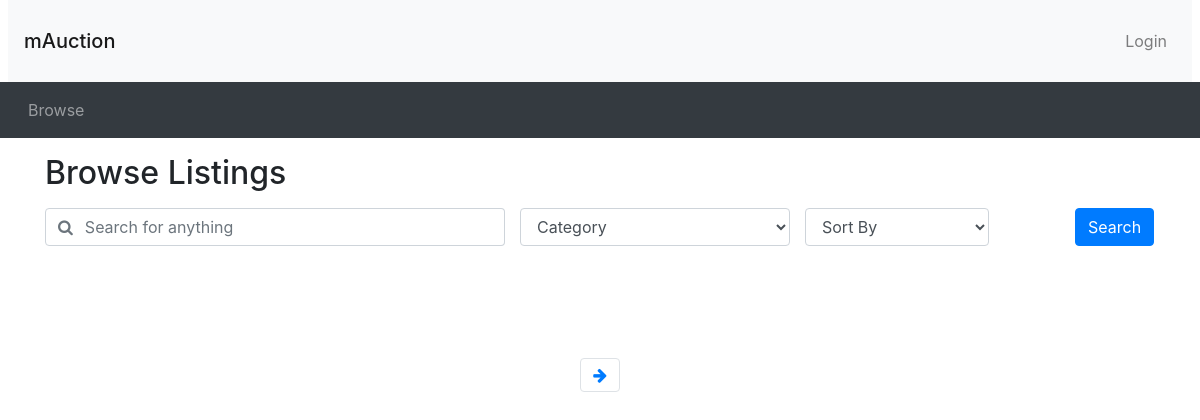
Before: /browse.php with the older database file.
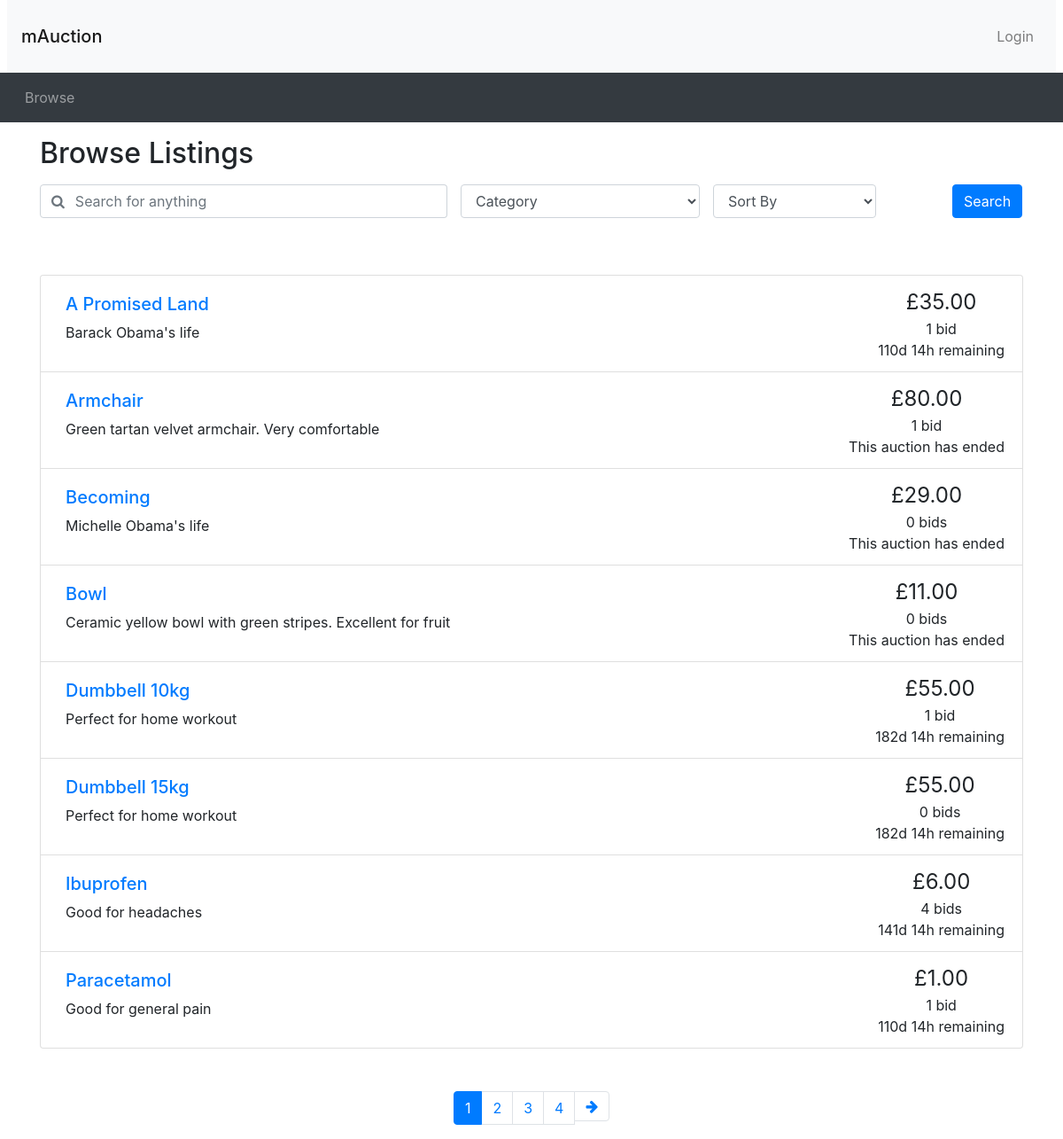
After: the same page with the newer database file.
### tables this page shows
CREATE TABLE Auction (
saleItemID INT NOT NULL AUTO_INCREMENT,
itemName VARCHAR(200) NOT NULL,
userName VARCHAR(45) NOT NULL, 
category VARCHAR(100) NOT NULL,
startPrice DECIMAL NOT NULL,
description VARCHAR(300) NOT NULL, 
reservePrice DECIMAL NULL, 
endDate DATETIME NOT NULL, 
delivery VARCHAR(20) NOT NULL, 
itemCondition VARCHAR(30) NOT NULL, 
PRIMARY KEY (saleItemID));

### utilities.php (the view)
<?php
function display_time_remaining($interval)
{
  if ($interval->days == 0 && $interval->h == 0) {
    $time_remaining = $interval->format('%im %Ss');
  } else if ($interval->days == 0) {
    $time_remaining = $interval->format('%hh %im');
  } else {
    $time_remaining = $interval->format('%ad %hh');
  }
  return $time_remaining;
}
function print_listing_li($item_id, $title, $desc, $price, $num_bids, $endDate)
{
  if (strlen($desc) > 250) {
    $desc_shortened = substr($desc, 0, 250) . '...';
  } else {
    $desc_shortened = $desc;
  }
  if ($num_bids == 1) {
    $bid = ' bid';
  } else {
    $bid = ' bids';
  }
  $end_time = new DateTime($endDate);
  $now = new DateTime("now");
  if ($now > $end_time) {
    $time_remaining = 'This auction has ended';
  } else {
    $time_to_end = date_diff($now, $end_time);
    $time_remaining = display_time_remaining($time_to_end) . ' remaining';
  }
  echo ('
    <li class="list-group-item d-flex justify-content-between">
    <div class="p-2 mr-5"><h5><a href="listing.php?item_id=' . $item_id . '">' . $title . '</a></h5>' . $desc_shortened . '</div>
    <div class="text-center text-nowrap"><span style="font-size: 1.5em">£' . number_format($price, 2) . '</span><br/>' . $num_bids . $bid . '<br/>' . $time_remaining . '</div>
  </li>');
}
?>

### header.php (shortened to what this page needs)
<!doctype html>
<html lang="en">
<head>
  <link rel="stylesheet" href="css/bootstrap.min.css">
  <link rel="stylesheet" href="https://cdnjs.cloudflare.com/ajax/libs/font-awesome/4.7.0/css/font-awesome.min.css">
  <link rel="stylesheet" href="css/custom.css">
</head>
<body>
<nav class="navbar navbar-expand-lg navbar-light bg-light mx-2">
  <h3 class="my-3"><a class="navbar-brand" href="browse.php">mAuction</a></h3>
  <ul class="navbar-nav ml-auto">
    <li class="nav-item">
<?php
if (isset($_SESSION['logged_in']) && $_SESSION['logged_in'] == true) {
    echo '<a class="nav-link" href="logout.php">Logout</a>';
}
else {
  echo '<button type="button" class="btn nav-link" data-toggle="modal" data-target="#loginModal">Login</button>';
}
?>
    </li>
  </ul>
</nav>
<nav class="navbar navbar-expand-lg navbar-dark bg-dark">
  <ul class="navbar-nav align-middle">
	<li class="nav-item mx-1">
      <a class="nav-link" href="browse.php">Browse</a>
    </li>
  </ul>
</nav>

### browse.php (shortened to what this page needs)
<?php include 'connection.php'; ?>
<?php include ("header.php") ?>
<?php require("utilities.php") ?>
<div class="container">
  <h2 class="my-3">Browse Listings</h2>
  <div id="searchSpecs">
    <form method="get">
      <div class="row">
        <div class="col-md-5 pr-0">
          <div class="form-group">
            <div class="input-group">
              <div class="input-group-prepend">
                <span class="input-group-text bg-transparent pr-0 text-muted">
                  <i class="fa fa-search"></i>
                </span>
              </div>
              <input type="text" class="form-control border-left-0" id="keyword" name="keyword" placeholder="Search for anything">
            </div>
          </div>
        </div>
        <div class="col-md-3 pr-0">
          <div class="form-group">
            <select class="form-control" id="cat" name="cat">
              <option selected value="none">Category</option>
            </select>
          </div>
        </div>
        <div class="col-md-3 pr-0">
          <div class="form-inline">
            <select class="form-control" id="order_by" name="order_by">
              <option selected value="none">Sort By</option>
            </select>
          </div>
        </div>
        <div class="col-md-1 px-0">
          <button type="submit" name="search" class="btn btn-primary">Search</button>
        </div>
      </div>
    </form>
  </div>
</div>
<div class="container mt-5">
  <ul class="list-group">
    <?php
    if (!isset($_GET['search'])) {
      $query = "SELECT Auction.saleItemID, Auction.startPrice, Auction.itemName, Auction.description, Auction.endDate, MAX(bidAmount) as maxBid, COUNT(bidID) as countBid FROM Auction LEFT JOIN Bid ON Auction.saleItemID = Bid.saleItemID GROUP BY Auction.saleItemID ORDER BY itemName ASC";
      $result = mysqli_query($connection, $query) or die('Error making select users query' . mysqli_error());
      $queryres = mysqli_num_rows($result);
      while ($row = mysqli_fetch_assoc($result)) {
        $item_id = $row['saleItemID'];
        $title = $row['itemName'];
        $description = $row['description'];
        $end_date = $row['endDate'];
        if ($row['maxBid'] == null) {
          $current_price = $row['startPrice'];
          $num_bids = 0;
        } else {
          $current_price = $row['maxBid'];
          $num_bids = $row['countBid'];
        }
        print_listing_li($item_id, $title, $description, $current_price, $num_bids, $end_date);
      }
    }
    if (!isset($_GET['page'])) {
      $curr_page = 1;
    } else {
      $curr_page = $_GET['page'];
    }
    $num_results = $queryres;
    $results_per_page = 2;
    $max_page = ceil($num_results / $results_per_page);
    ?>
  </ul>
  <nav aria-label="Search results pages" class="mt-5">
    <ul class="pagination justify-content-center">
      <?php
      $querystring = "";
      $high_page_boost = max(3 - $curr_page, 0);
      $low_page_boost = max(2 - ($max_page - $curr_page), 0);
      $low_page = max(1, $curr_page - 2 - $low_page_boost);
      $high_page = min($max_page, $curr_page + 2 + $high_page_boost);
      for ($i = $low_page; $i <= $high_page; $i++) {
        if ($i == $curr_page) {
          echo ('
    <li class="page-item active">');
        } else {
          echo ('
    <li class="page-item">');
        }
        echo ('
      <a class="page-link" href="browse.php?' . $querystring . 'page=' . $i . '">' . $i . '</a>
    </li>');
      }
      if ($curr_page != $max_page) {
        echo ('
    <li class="page-item">
      <a class="page-link" href="browse.php?' . $querystring . 'page=' . ($curr_page + 1) . '" aria-label="Next">
        <span aria-hidden="true"><i class="fa fa-arrow-right"></i></span>
        <span class="sr-only">Next</span>
      </a>
    </li>');
      }
      ?>
    </ul>
  </nav>
</div>
<?php include_once("footer.php") ?>

### footer.php (shortened to what this page needs)
</body>
</html>

Changed rows visible on the page:
added auction: itemName "A Promised Land", description "Barack Obama's life", price "35.00", num_bids "1", bid "bid", endDate "110d 14h remaining"
added auction: itemName "Armchair", description "Green tartan velvet armchair. Very comfortable", price "80.00", num_bids "1", bid "bid", endDate "This auction has ended"
added auction: itemName "Becoming", description "Michelle Obama's life", startPrice "29.00", num_bids "0", bid "bids", endDate "This auction has ended"
added auction: itemName "Bowl", description "Ceramic yellow bowl with green stripes. Excellent for fruit", startPrice "11.00", num_bids "0", bid "bids", endDate "This auction has ended"
added auction: itemName "Dumbbell 10kg", description "Perfect for home workout", price "55.00", num_bids "1", bid "bid", endDate "182d 14h remaining"
added auction: itemName "Dumbbell 15kg", description "Perfect for home workout", startPrice "55.00", num_bids "0", bid "bids", endDate "182d 14h remaining"
added auction: itemName "Ibuprofen", description "Good for headaches", price "6.00", num_bids "4", bid "bids", endDate "141d 14h remaining"
added auction: itemName "Paracetamol", description "Good for general pain", price "1.00", num_bids "1", bid "bid", endDate "110d 14h remaining"
Other visible differences:
new list line: "1"
new list line: "2"
new list line: "3"
new list line: "4"
